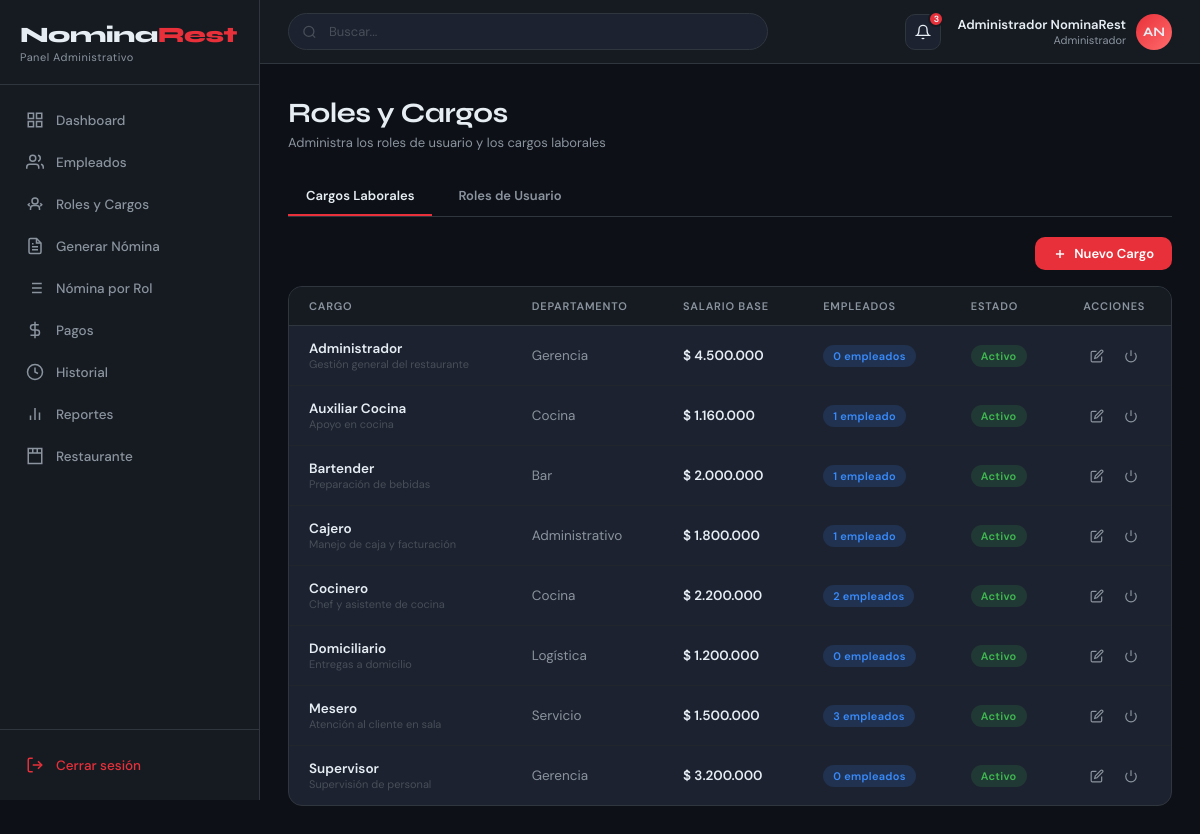
/modules/roles/lista.php (signed in), run on the app's committed database.
### tables this page shows
CREATE TABLE cargos (
    id INT AUTO_INCREMENT PRIMARY KEY,
    nombre VARCHAR(100) NOT NULL,
    descripcion TEXT,
    salario_base DECIMAL(15,2) NOT NULL DEFAULT 0,
    departamento VARCHAR(100),
    activo TINYINT(1) DEFAULT 1,
    created_at TIMESTAMP DEFAULT CURRENT_TIMESTAMP
);

### includes/auth.php (called while the page is built, shortened)
<?php
function formatCOP($valor) {
    return '$ ' . number_format($valor, 0, ',', '.');
}

### modules/roles/lista.php (the view, shortened to what this page needs)
<?php
require_once __DIR__ . '/../../includes/auth.php';
$db = getDB();
$cargos = $db->query("SELECT c.*, (SELECT COUNT(*) FROM empleados e WHERE e.cargo_id = c.id AND e.activo = 1) as total_empleados FROM cargos c ORDER BY c.nombre")->fetchAll();
include __DIR__ . '/../../includes/header.php';
?>
<div class="page-header">
  <h1 class="page-title">Roles y Cargos</h1>
  <p class="page-subtitle">Administra los roles de usuario y los cargos laborales</p>
</div>
<div style="display:flex;gap:8px;margin-bottom:20px;border-bottom:1px solid var(--border);padding-bottom:0">
  <button class="btn btn-ghost" id="tabCargosBtn" onclick="switchTab('cargos')" style="border-bottom:2px solid var(--accent-red);border-radius:0;padding-bottom:10px;color:var(--text-primary)">
    Cargos Laborales
  </button>
  <button class="btn btn-ghost" id="tabRolesBtn" onclick="switchTab('roles')" style="border-bottom:2px solid transparent;border-radius:0;padding-bottom:10px">
    Roles de Usuario
  </button>
</div>
<div id="tabCargos">
  <div style="display:flex;justify-content:flex-end;margin-bottom:16px">
    <button class="btn btn-primary" onclick="abrirModalCargo()">
      <svg width="14" height="14" viewBox="0 0 24 24" fill="none" stroke="currentColor" stroke-width="2.5"><line x1="12" y1="5" x2="12" y2="19"/><line x1="5" y1="12" x2="19" y2="12"/></svg>
      Nuevo Cargo
    </button>
  </div>
  <div class="card">
    <div class="card-body table-wrap">
      <table>
        <thead>
          <tr>
            <th>Cargo</th>
            <th>Departamento</th>
            <th>Salario Base</th>
            <th>Empleados</th>
            <th>Estado</th>
            <th style="text-align:center">Acciones</th>
          </tr>
        </thead>
        <tbody>
          <?php foreach ($cargos as $c): ?>
          <tr>
            <td>
              <div class="fw-600"><?= htmlspecialchars($c['nombre']) ?></div>
              <?php if ($c['descripcion']): ?>
              <div style="font-size:11px;color:var(--text-muted)"><?= htmlspecialchars(substr($c['descripcion'],0,60)) ?></div>
              <?php endif; ?>
            </td>
            <td class="text-muted"><?= htmlspecialchars($c['departamento']) ?></td>
            <td class="fw-600"><?= formatCOP($c['salario_base']) ?></td>
            <td><span class="badge badge-blue"><?= $c['total_empleados'] ?> empleado<?= $c['total_empleados'] != 1 ? 's' : '' ?></span></td>
            <td><span class="badge <?= $c['activo'] ? 'badge-green' : 'badge-red' ?>"><?= $c['activo'] ? 'Activo' : 'Inactivo' ?></span></td>
            <td style="text-align:center">
              <div style="display:flex;gap:6px;justify-content:center">
                <button class="btn btn-ghost btn-icon btn-sm" onclick="editarCargo(<?= $c['id'] ?>)">
                  <svg width="14" height="14" viewBox="0 0 24 24" fill="none" stroke="currentColor" stroke-width="2"><path d="M11 4H4a2 2 0 0 0-2 2v14a2 2 0 0 0 2 2h14a2 2 0 0 0 2-2v-7"/><path d="M18.5 2.5a2.121 2.121 0 0 1 3 3L12 15l-4 1 1-4 9.5-9.5z"/></svg>
                </button>
                <button class="btn btn-ghost btn-icon btn-sm" onclick="toggleCargo(<?= $c['id'] ?>, <?= $c['activo'] ?>)">
                  <svg width="14" height="14" viewBox="0 0 24 24" fill="none" stroke="currentColor" stroke-width="2"><path d="M18.36 6.64a9 9 0 1 1-12.73 0"/><line x1="12" y1="2" x2="12" y2="12"/></svg>
                </button>
              </div>
            </td>
          </tr>
          <?php endforeach; ?>
        </tbody>
      </table>
    </div>
  </div>
</div>
<?php include __DIR__ . '/../../includes/footer.php'; ?>

### assets/css/app.css (style rules this page uses)
:root { --bg-primary: #0d1117; --bg-secondary: #161b22; --bg-card: #1c2230; --bg-hover: #21262d; --border: #30363d; --border-light: #21262d; --text-primary: #e6edf3; --text-secondary:#8b949e; --text-muted: #484f58; --accent-red: #e8303a; --accent-red-dim:#c0272f; --accent-green: #3fb950; --accent-yellow: #d29922; --accent-blue: #388bfd; --accent-purple: #bc8cff; --sidebar-w: 260px; --header-h: 64px; --radius-sm: 6px; --radius-md: 10px; --radius-lg: 14px; --shadow-card: 0 4px 20px rgba(0,0,0,0.4); --shadow-hover: 0 8px 30px rgba(0,0,0,0.5); }
*, *::before, *::after { box-sizing: border-box; margin: 0; padding: 0; }
html { font-size: 14px; scroll-behavior: smooth; }
body { font-family: 'DM Sans', sans-serif; background: var(--bg-primary); color: var(--text-primary); min-height: 100vh; overflow-x: hidden; }
.page-header { margin-bottom: 28px; }
.page-title { font-family: 'Syne', sans-serif; font-size: 28px; font-weight: 700; letter-spacing: -0.5px; }
.page-subtitle { color: var(--text-secondary); font-size: 13px; margin-top: 4px; }
.card { background: var(--bg-card); border: 1px solid var(--border); border-radius: var(--radius-lg); overflow: hidden; }
.card-body { padding: 0; }
.table-wrap { overflow-x: auto; }
table { width: 100%; border-collapse: collapse; }
thead th { padding: 12px 20px; text-align: left; font-size: 11px; font-weight: 600; text-transform: uppercase; letter-spacing: 0.8px; color: var(--text-secondary); border-bottom: 1px solid var(--border); background: var(--bg-secondary); }
tbody td { padding: 14px 20px; font-size: 13.5px; border-bottom: 1px solid var(--border-light); color: var(--text-primary); }
tbody tr:last-child td { border-bottom: none; }
.badge { display: inline-flex; align-items: center; padding: 4px 10px; border-radius: 50px; font-size: 11px; font-weight: 600; letter-spacing: 0.3px; }
.badge-green { background: rgba(63,185,80,0.15); color: var(--accent-green); }
.badge-blue { background: rgba(56,139,253,0.15); color: var(--accent-blue); }
.btn { display: inline-flex; align-items: center; gap: 7px; padding: 8px 18px; border-radius: var(--radius-md); font-size: 13px; font-weight: 600; font-family: 'DM Sans', sans-serif; cursor: pointer; transition: all 0.18s ease; text-decoration: none; border: none; outline: none; }
.btn-primary { background: var(--accent-red); color: #fff; }
.btn-ghost { background: transparent; color: var(--text-secondary); }
.btn-sm { padding: 6px 12px; font-size: 12px; }
.btn-icon { padding: 7px; border-radius: var(--radius-sm); }
.text-muted { color: var(--text-secondary); }
.fw-600 { font-weight: 600; }

### data on the page
cargos: nombre "Administrador", descripcion "Gestión general del restaurante", departamento "Gerencia", salario_base "$ 4.500.000", total_empleados "0", activo "Activo"
cargos: nombre "Auxiliar Cocina", descripcion "Apoyo en cocina", departamento "Cocina", salario_base "$ 1.160.000", total_empleados "1", activo "Activo"
cargos: nombre "Bartender", descripcion "Preparación de bebidas", departamento "Bar", salario_base "$ 2.000.000", total_empleados "1", activo "Activo"
cargos: nombre "Cajero", descripcion "Manejo de caja y facturación", departamento "Administrativo", salario_base "$ 1.800.000", total_empleados "1", activo "Activo"
cargos: nombre "Cocinero", descripcion "Chef y asistente de cocina", departamento "Cocina", salario_base "$ 2.200.000", total_empleados "2", activo "Activo"
cargos: nombre "Domiciliario", descripcion "Entregas a domicilio", departamento "Logística", salario_base "$ 1.200.000", total_empleados "0", activo "Activo"
cargos: nombre "Mesero", descripcion "Atención al cliente en sala", departamento "Servicio", salario_base "$ 1.500.000", total_empleados "3", activo "Activo"
cargos: nombre "Supervisor", descripcion "Supervisión de personal", departamento "Gerencia", salario_base "$ 3.200.000", total_empleados "0", activo "Activo"

### other printed values
$userName "Administrador NominaRest"
$userRole "Administrador"
$initials "AN"
